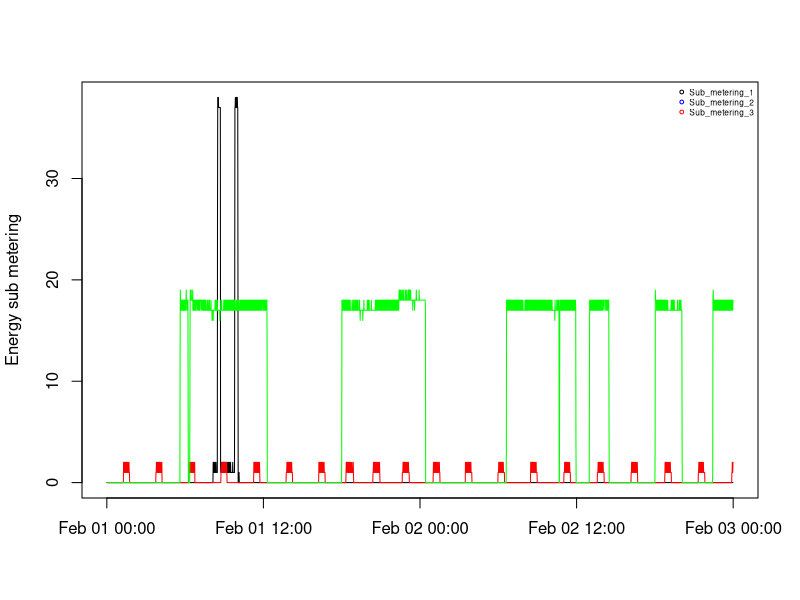

Source code (R):
library(dplyr)
library(ggplot2)
library(data.table)
library(lubridate)

#Read data
consumpt<-fread('consumpt_1-2Feb2007.csv',na.strings=c("?",",,"))

#Convert dates to POSIX
consumpt$Date<-dmy_hms(paste(consumpt$Date,consumpt$Time))

#Make a plot with 1st submetering
plot(x=consumpt$Date,
     y=consumpt$Sub_metering_1,
     type="l",
     xlab='',
     ylab='Energy sub metering',
     main='')

#Adding 2 submetering lines
lines(consumpt$Date,consumpt$Sub_metering_2,col='red')
lines(consumpt$Date,consumpt$Sub_metering_3,col='green')

#Adding Legend
legend("topright" , pch=1,bty='n',col = c('black',"blue", "red"), cex=.5,legend = c("Sub_metering_1", "Sub_metering_2","Sub_metering_3"))


#Copy Plot to PNG file
dev.copy(png, file = "plot3.png",width=480,height=480)
dev.off()



